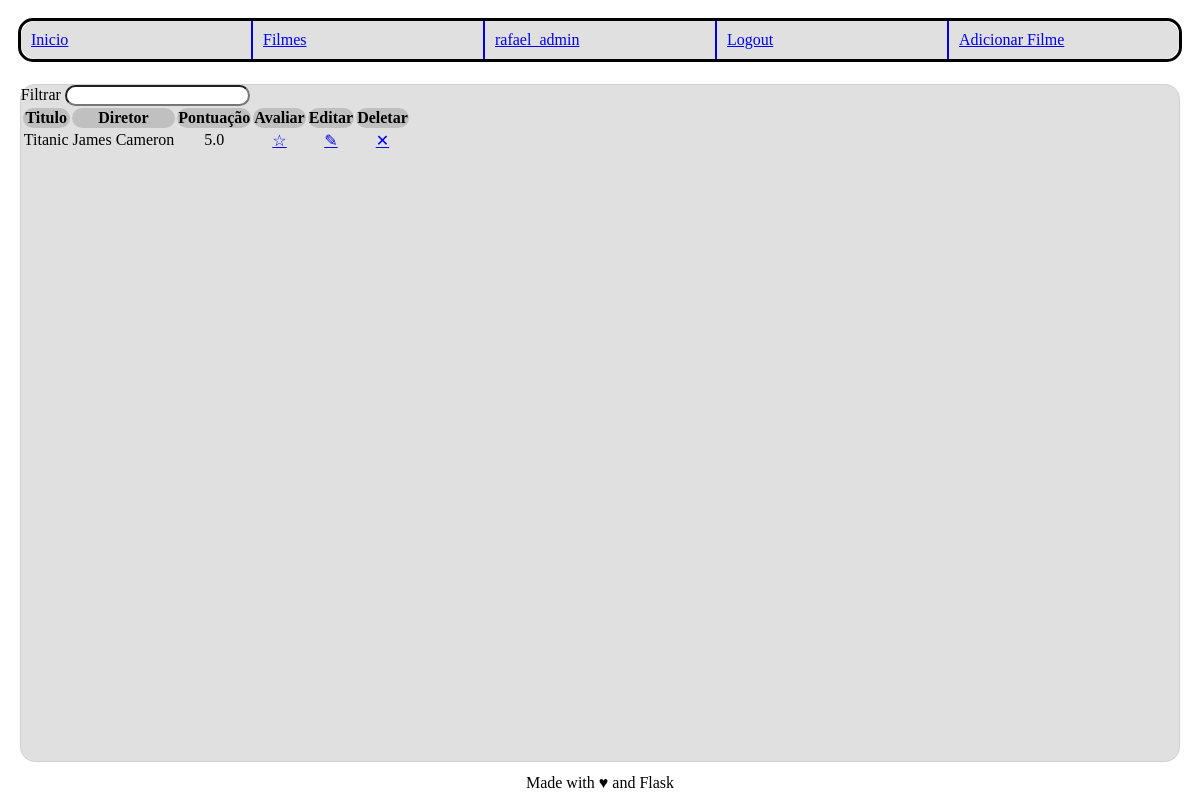
Screenshot of /filme/ (signed in) with the database file from the repository.
### imdb/usuario/models.py (models this page shows, shortened)
class Usuario(db.Model, UserMixin):
   bcrypt = Bcrypt()
   __tablename__ = 'usuario'
   id = db.Column(db.Integer, primary_key=True)
   email = db.Column(db.String(80), unique=True, nullable=False)
   username = db.Column(db.String(80), unique=True, nullable=False)
   senha = db.Column(db.String(255),nullable = False)
   funcao = db.Column(db.String(50), server_default="user", nullable=False) #admin ou normal
   avaliacoes = db.relationship(Avaliacao, backref='usuario', lazy= True)

### imdb/filme/models.py (models this page shows, shortened)
class Filme(db.Model):
   __tablename__ = 'filme'
   id = db.Column(db.Integer, primary_key=True)
   titulo = db.Column(db.String(160), unique=True, nullable=False)
   id_imdb = db.Column(db.String(7), unique=True, nullable=False)
   atores = db.Column(db.String(1000), nullable=False)
   diretor = db.Column(db.String(160), nullable=False)
   avaliacoes = db.relationship('Avaliacao', cascade="all,delete", backref='filme', lazy= True)
   def media_avaliacao(self):
       media = 0
       avaliacoes = self.avaliacoes
       total = sum([avaliacao.estrelas for avaliacao in avaliacoes])
       if len(avaliacoes) > 0:
           media = total /len(avaliacoes)
       return media

class Avaliacao(db.Model):
    __tablename__ = 'avaliacao'
    id = db.Column(db.Integer, primary_key=True)
    titulo = db.Column(db.String(200), nullable=False)
    corpo = db.Column(db.String(500))
    estrelas = db.Column(db.Integer, nullable=False)
    id_filme = db.Column(db.Integer, db.ForeignKey('filme.id'), nullable=False)
    id_usuario = db.Column(db.Integer, db.ForeignKey('usuario.id'), nullable=False)

### imdb/filme/views.py (the view)
@filme.route("/", methods=["GET", "POST"])
def lista():
    filmes = []
    if request.method == "POST":
        busca = request.form.get("busca")
        filmes += Filme.query.filter(Filme.titulo.like(f"%{busca}%"))
        filmes += Filme.query.filter(Filme.id_imdb.like(f"%{busca}%"))
        filmes += Filme.query.filter(Filme.diretor.like(f"%{busca}%"))
        filmes += Filme.query.filter(Filme.atores.like(f"%{busca}%"))
        filmes = set(list(filmes))
    else:
        filmes = Filme.query.all()
    return render_template("lista.html.j2", filmes=filmes)

### imdb/usuario/models.py (called while the page is built)
@login_manager.user_loader
def load_user(user_id):
    return Usuario.query.get(user_id)

### imdb/filme/templates/lista.html.j2 (shortened to what this page needs)
{% extends "base.html.j2" %}
{% block content %}
<form action="{{url_for('filme.lista')}}" method="POST">
   <div>
      <label for="busca">Filtrar</label>
      <input type="text" name="busca"/>
   </div>
</form>
<table>
  <tr>
    <th>Titulo</th>
    <th>Diretor</th>
    <th>Pontuação</th>
    {% if current_user.is_authenticated %}
    <th>Avaliar</th>
      {% if current_user.funcao == "admin" %}
      <th>Editar</a></th>
      <th>Deletar</th>
      {% endif %}
    {% endif %}
  </tr>
  {% for filme in filmes %}
    <tr>
      <td>{{filme.titulo}}</td>
      <td>{{filme.diretor}}</td>
      <td>{{filme.media_avaliacao()|round(1)}}</td>
      {% if current_user.is_authenticated %}
      <td><a href="{{url_for('filme.avaliar', id_filme=filme.id)}}">&star;</a> </td>
      {% if current_user.funcao == "admin" %}
      <td><a href="{{url_for('filme.editar', filme_id=filme.id)}}">&#9998;</a></td>
      <td><a href="{{url_for('filme.remover', filme_id=filme.id)}}">&#10005;</a></td>
      {% endif %}
      {% endif %}
    </tr>
  {% endfor%}
</table>
{% endblock %}

### imdb/templates/base.html.j2 (shortened to what this page needs)
<!DOCTYPE html>
<html>
  <head>
    {% block head %}
    <link rel="stylesheet" href="{{ url_for('static', filename='styles/style.css') }}">
    {% endblock %}
  </head>
  <body>
    {% block navbar %}
      <nav>
        <a href="{{url_for('principal.index')}}">Inicio</a>
        <a href="{{url_for('filme.lista')}}">Filmes</a>
        {% if not current_user.is_authenticated %}
          <a href="{{url_for('principal.login')}}">Login</a>
          <a href="{{url_for('usuario.cadastrar_usuario')}}">Cadastrar</a>
        {% else %}
          <a href="{{url_for('usuario.perfil')}}">{{current_user.username}}</a>
          <a href="{{url_for('principal.logout')}}">Logout</a>
        {% endif %}
        {% if current_user.funcao == "admin" %}
          <a href="{{url_for('filme.adicionar')}}">Adicionar Filme</a>
        {% endif %}
      </nav>
    {% endblock %}
    <div id="content">{% block content %}{% endblock %}</div>
    <div id="footer">
      {% block footer %}
      Made with &hearts; and Flask
      {% endblock %}
    </div>
  </body>
</html>

### imdb/static/styles/style.css (style rules this page uses)
#content { margin: 1%; background-color: #e0e0e0; border-color: #d0d0d0; border-style: solid; border-width: thin; border-radius: 15px }
#footer { align-self: center; }
nav { margin: 10px; border-style: solid; display: flex; flex-wrap: wrap; }
nav a { flex: 1; padding: 10px; margin: 0px; float: left; background-color: #e0e0e0; border-top-right-radius: 0; border-bottom-right-radius: 0; }
nav a:nth-child(n+2) { border-left-style: solid; border-radius: 0; border-left-width: 2px; }
nav a:last-child { border-right: 0px; border-top-right-radius: 15px; border-bottom-right-radius: 15px; }
html, body { height: 100%; display: flex; flex-direction: column; }
#content { height: 100%; }
tr { text-align: center; }
th { background-color: #c0c0c0; }
* { border-radius: 15px; }

### rows the page displays
Usuario: username "rafael_admin"
Filme: titulo "Titanic", diretor "James Cameron", media_avaliacao "5.0"
